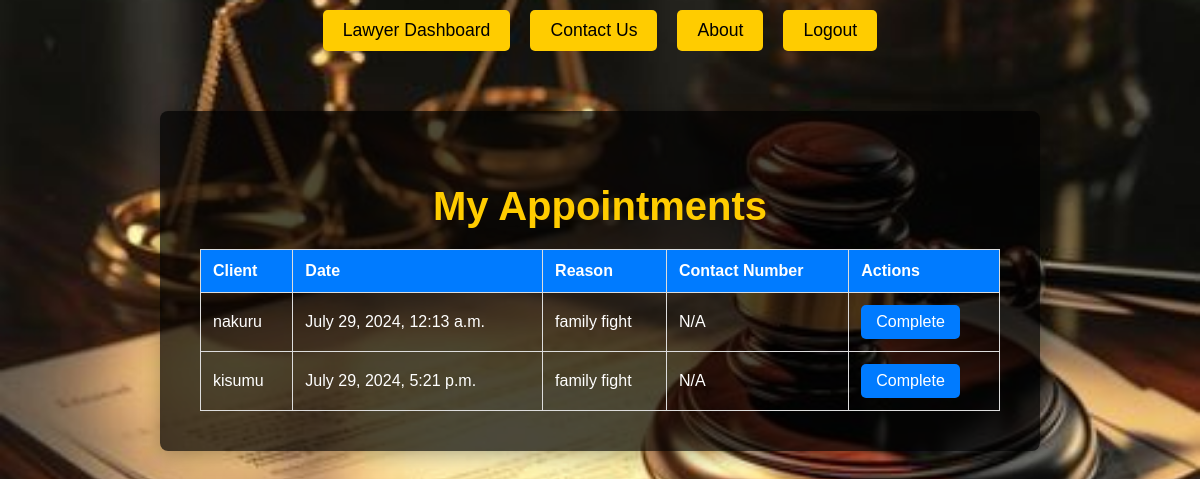
Screenshot of /lawyer/appointments/ (signed in) with the database file from the repository.
### core/models.py (models this page shows, shortened)
class Appointment(models.Model):
    client = models.ForeignKey(Client, on_delete=models.CASCADE, default='')
    lawyer = models.ForeignKey(Lawyer, on_delete=models.CASCADE, default='')
    date = models.DateTimeField(default=timezone.now)
    reason = models.TextField()
    contact_number = models.CharField(max_length=15, default='')  # Add default value here
    completed = models.BooleanField(default=False)

class Client(models.Model):
    user = models.OneToOneField(settings.AUTH_USER_MODEL, on_delete=models.CASCADE)
    name = models.CharField(max_length=100)
    email = models.EmailField()
    def __str__(self):
        return self.name

### core/views.py (the view)
# urls.py: path('lawyer/appointments/',lawyer_appointments, name='lawyer_appointments'),
@login_required
def lawyer_appointments(request):
    lawyer = get_object_or_404(Lawyer, user=request.user)
    appointments = Appointment.objects.filter(lawyer=lawyer)
    return render(request, 'lawyer_appointments.html', {'appointments': appointments, 'lawyer': lawyer})

### core/templates/lawyer_appointments.html (shortened to what this page needs)
{% extends "base.html" %}
{% load static %}
{% block content %}
<div class="navbar">
    <a href="{% url 'lawyer_dashboard' %}">Lawyer Dashboard</a>
    <a href="{% url 'contact' %}">Contact Us</a>
    <a href="{% url 'about' %}">About</a>
    <a href="{% url 'logout' %}">Logout</a>
</div>
<div class="appointments-container">
    <h2>My Appointments</h2>
    <table>
        <thead>
            <tr>
                <th>Client</th>
                <th>Date</th>
                <th>Reason</th>
                <th>Contact Number</th>
                <th>Actions</th>
            </tr>
        </thead>
        <tbody>
            {% for appointment in appointments %}
            <tr>
                <td>{{ appointment.client }}</td>
                <td>{{ appointment.date }}</td>
                <td>{{ appointment.reason }}</td>
                <td>{{ appointment.contact_number }}</td>
                <td>
                    <form action="{% url 'complete_appointment' appointment.id %}" method="POST" style="display:inline;">
                        <button type="submit" class="complete-button">Complete</button>
                    </form>
                </td>
            </tr>
            {% empty %}
            <tr>
                <td colspan="5" class="empty-message">No appointments available.</td>
            </tr>
            {% endfor %}
        </tbody>
    </table>
</div>
{% endblock %}

### rows the page displays
Appointment: client "nakuru", date "July 29, 2024, 12:13 a.m.", reason "family fight", contact_number "N/A"
Appointment: client "kisumu", date "July 29, 2024, 5:21 p.m.", reason "family fight", contact_number "N/A"
